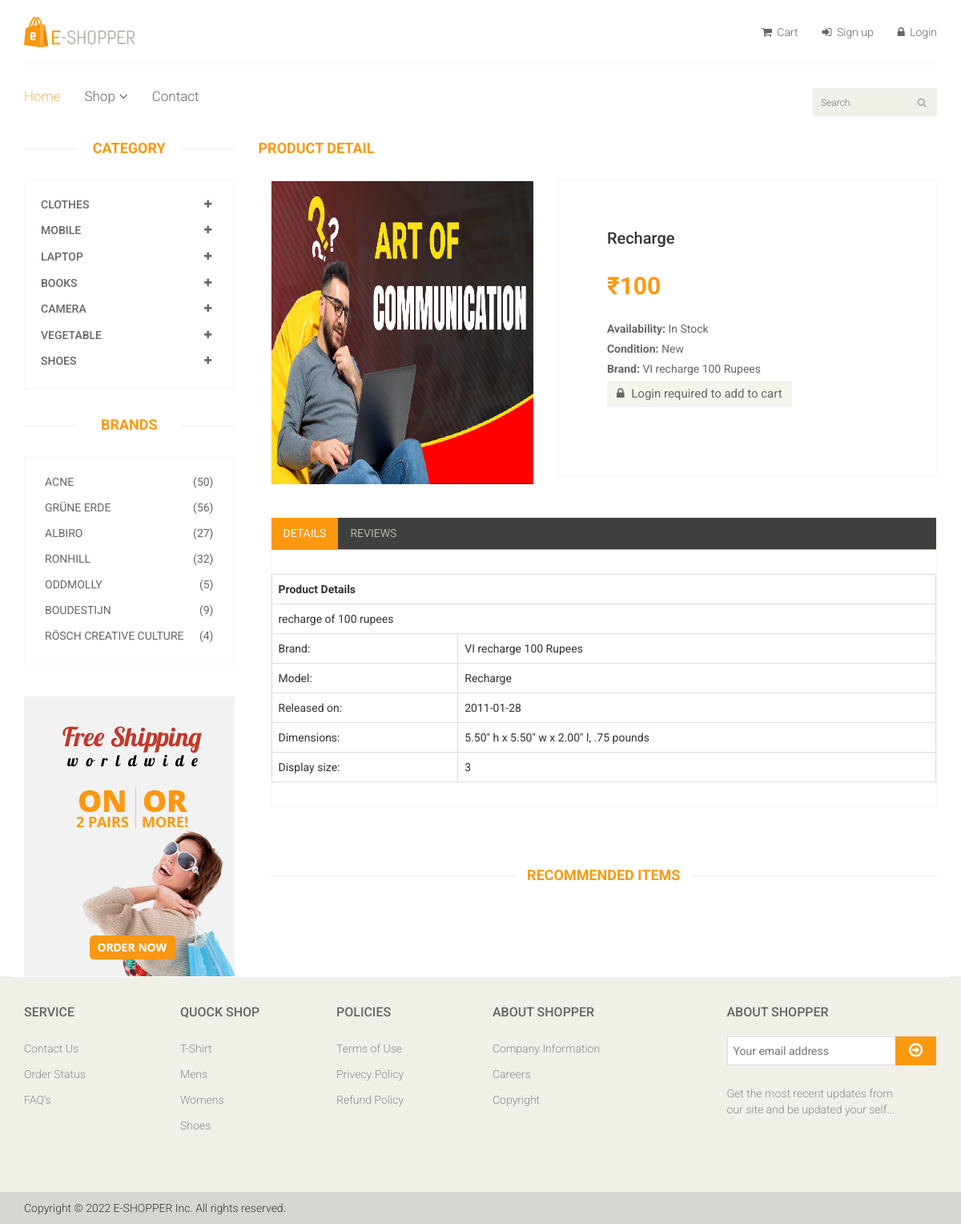
The app's page /product/productdetail/recharge with its own data.
### category_app/models.py (models this page shows, shortened)
class CategoryModel(models.Model):
    categoryName = models.CharField(max_length=100,unique=True)
    categoryImage = models.ImageField(upload_to='category/',blank=True,)
    slug = models.SlugField(unique=True, max_length=100, blank=True, editable=False)

### product_app/models.py (models this page shows, shortened)
class ProductModel(models.Model):
    ProductName = models.CharField(max_length=100)
    ProductImage = models.ImageField(blank=True,upload_to='product/')
    category = models.ForeignKey(CategoryModel,on_delete=models.CASCADE)
    subcategory = models.ForeignKey(SubCategoryModel,on_delete=models.CASCADE)
    brandName = models.CharField(max_length=100)
    ProductPrice =models.IntegerField()
    sellerName = models.CharField(max_length=100)
    ProductDetail = models.TextField()
    slug = models.SlugField(unique=True, max_length=100, blank=True, editable=False)

### product_app/views.py (the view)
# urls.py: path('productdetail/<slug:productslug>',ProductDetailView, name = 'productdetail'),
def ProductDetailView(request,productslug):
    productdetail = ProductModel.objects.get(slug=productslug)  # fetch productdetail
    cat_subcat_for_nav = Cat_Subcat_Nav_View() #left sidebar
    if request.user.is_authenticated:
        productdetail.quantity_in_cart = 0
        for item in request.user.cartmodel.items.all():
            if item.product == productdetail:
                productdetail.quantity_in_cart = item.quantity
    context = {
        'cat_sub_nav' : cat_subcat_for_nav,
        'productdetail': productdetail,
    }
    return render(request,'product_app/productdetail.html',context)

### category_app/views.py (called while the page is built)
def Cat_Subcat_Nav_View():
    categories= CategoryModel.objects.all()
    categoryHeader=[]
    for category in categories:
        subcategories=SubCategoryModel.objects.filter(category=category.pk)
        subcategoryArray=[]
        for subcategory in subcategories:
            subcategoryDict = {"subId:":subcategory.pk,"subName":subcategory.subcategoryName,"subslug":subcategory.slug}
            subcategoryArray.append(subcategoryDict)
        categoryDict={"cat_Id":category.pk,"catName":category.categoryName,"subcategory":subcategoryArray}
        categoryHeader.append(categoryDict)
    return categoryHeader

### product_app/templates/product_app/productdetail.html (shortened to what this page needs)
{% extends 'base_app/base.html' %}
{% load static %}
{% block content %}
<section>
    <div class="container">
        <div class="row">
            <div class="col-sm-3">
                <div class="left-sidebar">
                    <h2>Category</h2>
                    <div class="panel-group category-products" id="accordian">
                        {% for category in cat_sub_nav %}
                        <div class="panel panel-default">
                            <div class="panel-heading">
                                <h4 class="panel-title">
                                    <a data-toggle="collapse" data-parent="#accordian" href="#{{ category.catName|slugify }}">
                                        <span class="badge pull-right"><i class="fa fa-plus"></i></span>
                                        {{category.catName}}
                                    </a>
                                </h4>
                            </div>
                        </div>
                        {% endfor %}
                    </div>
                    <div class="brands_products">
                        <h2>Brands</h2>
                        <div class="brands-name">
                            <ul class="nav nav-pills nav-stacked">
                                <li><a href="#"> <span class="pull-right">(50)</span>Acne</a></li>
                                <li><a href="#"> <span class="pull-right">(56)</span>Grüne Erde</a></li>
                                <li><a href="#"> <span class="pull-right">(27)</span>Albiro</a></li>
                                <li><a href="#"> <span class="pull-right">(32)</span>Ronhill</a></li>
                                <li><a href="#"> <span class="pull-right">(5)</span>Oddmolly</a></li>
                                <li><a href="#"> <span class="pull-right">(9)</span>Boudestijn</a></li>
                                <li><a href="#"> <span class="pull-right">(4)</span>Rösch creative culture</a></li>
                            </ul>
                        </div>
                    </div>
                    <div class="shipping text-center">
                        <img src="{% static 'images/home/shipping.jpg' %}" alt="" />
                    </div>
                </div>
            </div>
            <div class="col-sm-9 padding-right">
                <h2 style="color: #FE980F;
                font-family: 'Roboto', sans-serif;
                font-size: 18px;
                font-weight: 700;
                margin: 0 auto 30px;
                /* text-align: center; */
                text-transform: uppercase;
                position: relative;
                z-index: 3;">Product Detail</h2>
                <div class="product-details">
                    <div class="col-sm-5">
                        <div class="view-product">
                            <img src="{{ productdetail.ProductImage.url }}" alt="" style="display: block; width: 100%; aspect-ratio: 3/4;" />
                        </div>
                    </div>
                    <div class="col-sm-7">
                        <div class="product-information">
                            <h2>{{productdetail.ProductName}}</h2>
                            <span>
                                <span>₹{{productdetail.ProductPrice}}</span>
                            </span>
                            <p><b>Availability:</b> In Stock</p>
                            <p><b>Condition:</b> New</p>
                            {% if productdetail.category.categoryName == "Books" %}
                                <p><b>Author:</b> {{productdetail.brandName}}</p>
                            {% else %}
                                <p><b>Brand:</b> {{productdetail.brandName}}</p>
                            {% endif %}
                            {% if request.user.is_authenticated %}
                                {% if productdetail.quantity_in_cart > 0 %}
                                    <p>Available in cart: {{ productdetail.quantity_in_cart }} units</p>
                                    <a href="{% url 'cart_app:cart' %}" class="btn btn-default add-to-cart">
                                        <i class="fa fa-shopping-cart"></i> Go to cart
                                    </a>
                                {% else %}
                                    <a href="{% url 'cart_app:add_to_cart' productdetail.slug %}?subcatslug=productdetail"
                                    class="btn btn-default add-to-cart">
                                        <i class="fa fa-shopping-cart"></i> Add to cart
                                    </a>
                                {% endif %}
                            {% else %}
                                <a href="{% url 'user_app:login' %}?retpath=prodet&productslug={{ productdetail.slug }}"
                                    class="btn btn-default add-to-cart">
                                    <i class="fa fa-lock"></i> Login required to add to cart
                                </a>
                            {% endif %}
                        </div>
                    </div>
                </div>
                <div class="category-tab shop-details-tab">
                    <div class="col-sm-12">
                        <ul class="nav nav-tabs">
                            <li class="active"><a href="#details" data-toggle="tab">Details</a></li>
                            <li><a href="#reviews" data-toggle="tab">Reviews</a></li>
                        </ul>
                    </div>
                    <div class="tab-content">
                        <div class="tab-pane fade active in" id="details" >
                            <table class="table table-bordered">
                                <tbody>
                                    <tr class="techSpecRow">
                                    <th colspan="2">Product Details</th>
                                    </tr>
                                    <tr class="techSpecRow">
                                    <td colspan="2">{{productdetail.ProductDetail}}</td>
                                    </tr>
                                    <tr class="techSpecRow">
                                    <td class="techSpecTD1">Brand:</td>
                                    <td class="techSpecTD2">{{productdetail.brandName}}</td>
                                    </tr>
                                    <tr class="techSpecRow">
                                    <td class="techSpecTD1">Model:</td>
                                    <td class="techSpecTD2">{{productdetail.ProductName}}</td>
                                    </tr>
                                    <tr class="techSpecRow">
                                    <td class="techSpecTD1">Released on:</td>
                                    <td class="techSpecTD2"> 2011-01-28</td>
                                    </tr>
                                    <tr class="techSpecRow">
                                    <td class="techSpecTD1">Dimensions:</td>
                                    <td class="techSpecTD2"> 5.50" h x 5.50" w x 2.00" l, .75 pounds</td>
                                    </tr>
                                    <tr class="techSpecRow">
                                    <td class="techSpecTD1">Display size:</td>
                                    <td class="techSpecTD2">3</td>
                                    </tr>
                                </tbody>
                                </table>
                        </div>
                    </div>
                </div>
                <div class="recommended_items">
                    <h2 class="title text-center">recommended items</h2>
                </div>
            </div>
        </div>
    </div>
</section>
{% endblock content %}

### records on screen
CategoryModel: catName "CLOTHES"
CategoryModel: catName "MOBILE"
CategoryModel: catName "LAPTOP"
CategoryModel: catName "BOOKS"
CategoryModel: catName "CAMERA"
CategoryModel: catName "VEGETABLE"
CategoryModel: catName "SHOES"
ProductModel: ProductImage (picture), ProductName "Recharge", ProductPrice "100", brandName "VI recharge 100 Rupees", ProductDetail "recharge of 100 rupees"
